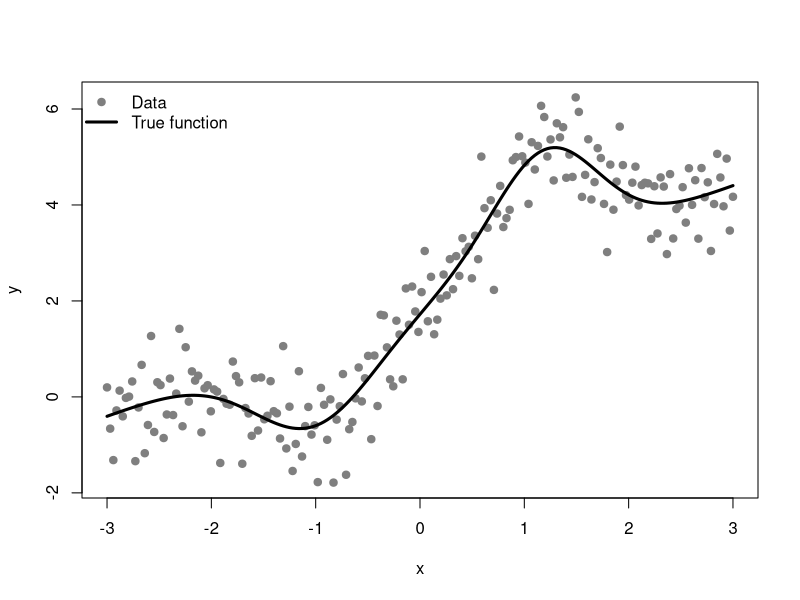
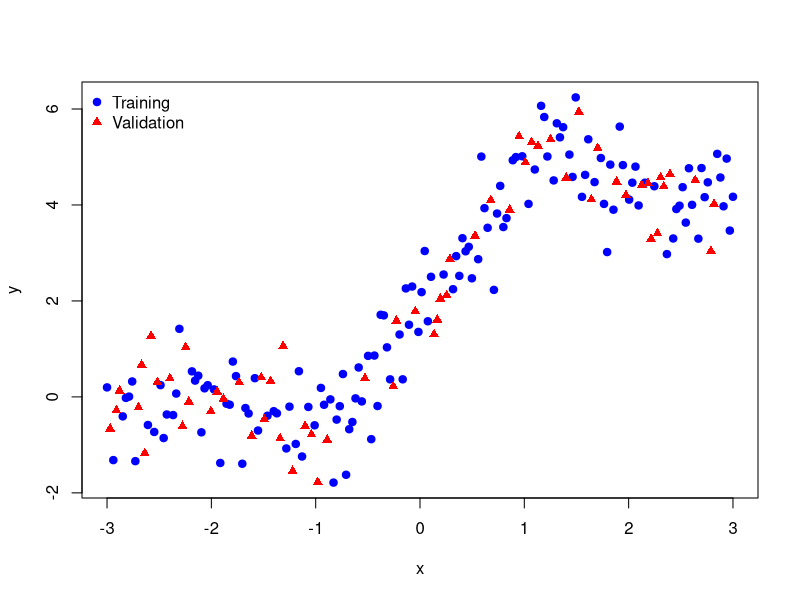
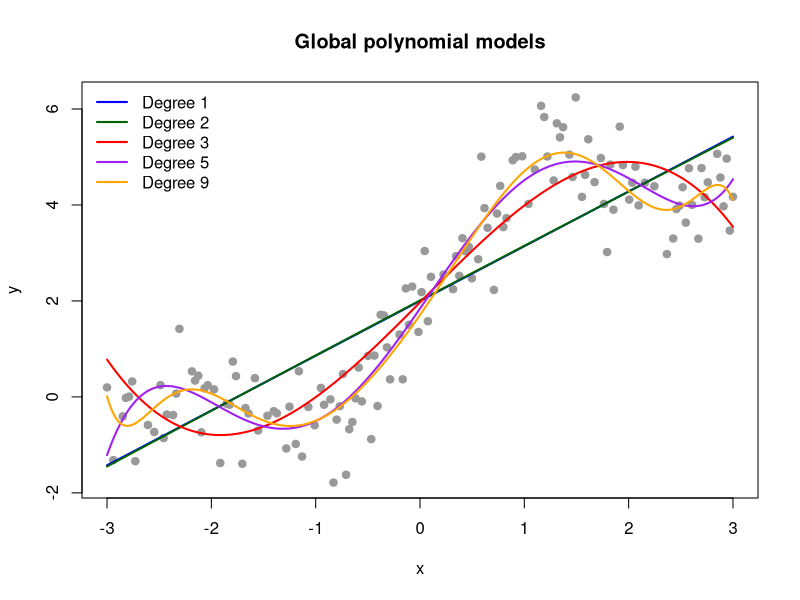
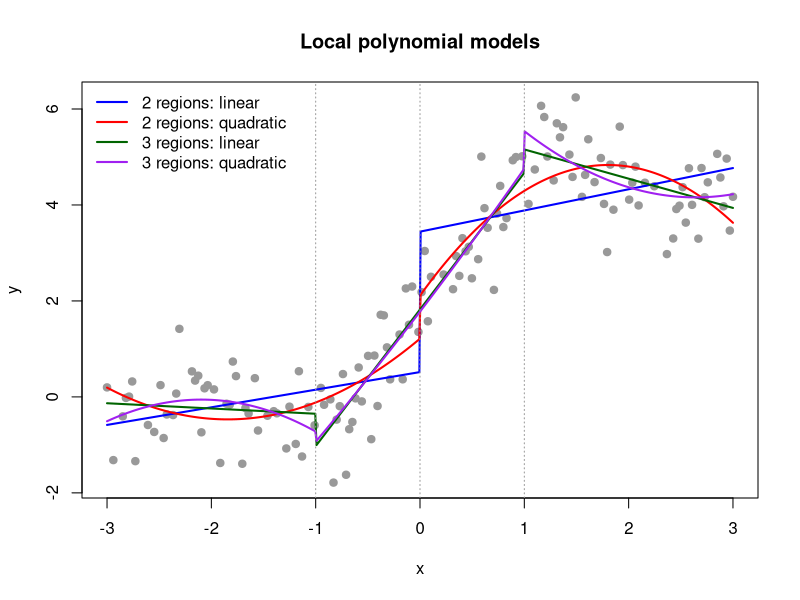
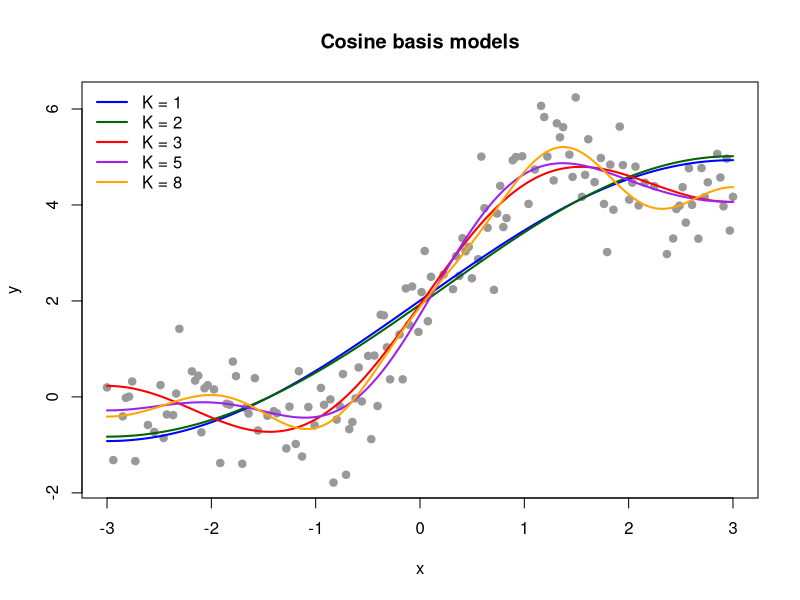
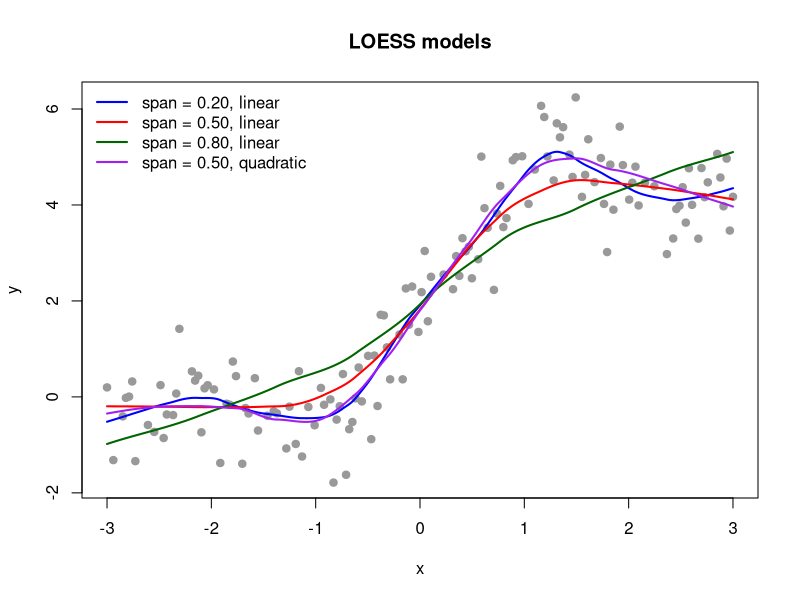
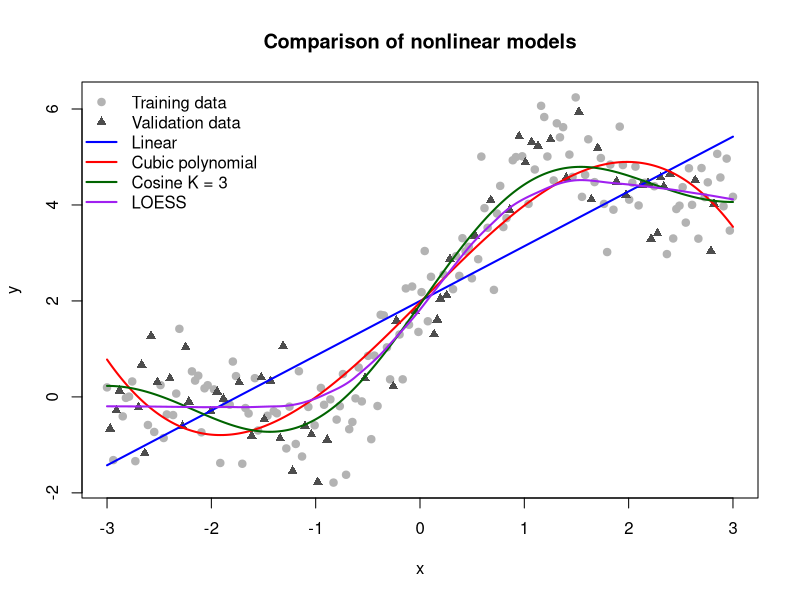
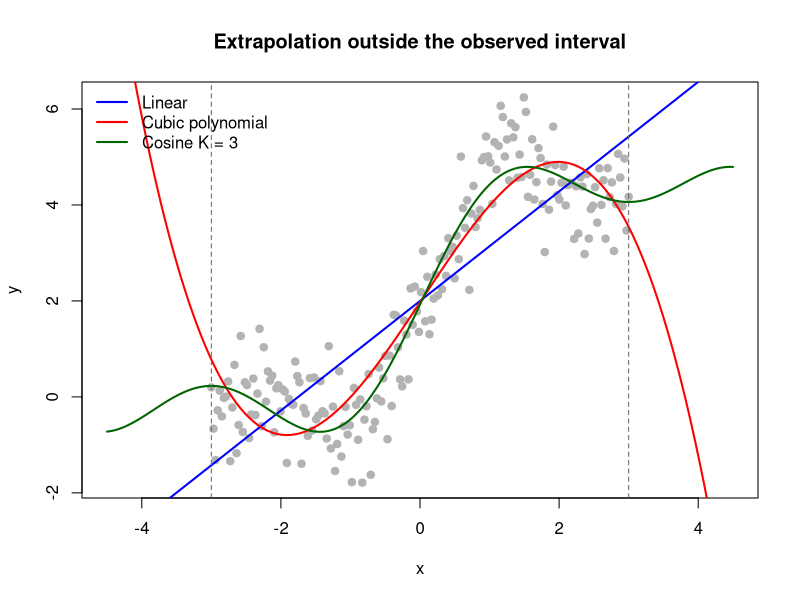

These charts were generated, in order, by the following R code:
# ============================================================
# Nonlinear regression models
# ============================================================

rm(list = ls())
set.seed(73252)


# ============================================================
# 1. Simulate nonlinear regression data
# ============================================================

n <- 200
x <- seq(-3, 3, length.out = n)

f_true <- 2 + 0.8 * x - 1.8 * exp(-1.5 * (x + 1)^2) +
  2.2 * exp(-2 * (x - 1.2)^2)

y <- f_true + rnorm(n, mean = 0, sd = 0.6)
data <- data.frame(x = x, y = y, f_true = f_true)

plot(y ~ x, data = data, pch = 19, col = "grey50", xlab = "x", ylab = "y")
lines(data$x, data$f_true, col = "black", lwd = 3)
legend("topleft", legend = c("Data", "True function"),
       col = c("grey50", "black"), pch = c(19, NA), lty = c(NA, 1),
       lwd = c(NA, 3), bty = "n")


# ============================================================
# 2. Split data into training and validation sets
# ============================================================

split_prop <- c(train = 0.70, validation = 0.30)
n_train <- floor(n * split_prop["train"])

index <- sample(seq_len(n))
train_index <- index[1:n_train]
val_index <- index[(n_train + 1):n]

train_data <- data[train_index, ]
val_data <- data[val_index, ]

plot(y ~ x, data = train_data, pch = 19, col = "blue",
     xlab = "x", ylab = "y", xlim = range(data$x), ylim = range(data$y))
points(y ~ x, data = val_data, pch = 17, col = "red")
legend("topleft", legend = c("Training", "Validation"),
       col = c("blue", "red"), pch = c(19, 17), bty = "n")

mse <- function(observed, predicted) mean((observed - predicted)^2)


# ============================================================
# 3. Global polynomial models
# ============================================================

polynomial_1 <- lm(y ~ x, data = train_data)
polynomial_2 <- lm(y ~ x + I(x^2), data = train_data)
polynomial_3 <- lm(y ~ x + I(x^2) + I(x^3), data = train_data)
polynomial_5 <- lm(y ~ x + I(x^2) + I(x^3) + I(x^4) + I(x^5),
                   data = train_data)
polynomial_9 <- lm(y ~ poly(x, degree = 9, raw = TRUE), data = train_data)

polynomial_models <- list(
  "Degree 1" = polynomial_1,
  "Degree 2" = polynomial_2,
  "Degree 3" = polynomial_3,
  "Degree 5" = polynomial_5,
  "Degree 9" = polynomial_9
)

polynomial_mse <- sapply(polynomial_models, function(model) {
  mse(val_data$y, predict(model, newdata = val_data))
})

round(polynomial_mse, 3)

x_grid <- seq(min(data$x), max(data$x), length.out = 500)
grid_data <- data.frame(x = x_grid)
polynomial_colors <- c("blue", "darkgreen", "red", "purple", "orange")

plot(y ~ x, data = train_data, pch = 19, col = "grey60",
     xlab = "x", ylab = "y", main = "Global polynomial models")

for (i in seq_along(polynomial_models)) {
  lines(x_grid, predict(polynomial_models[[i]], newdata = grid_data),
        col = polynomial_colors[i], lwd = 2)
}

legend("topleft", legend = names(polynomial_models),
       col = polynomial_colors, lty = 1, lwd = 2, bty = "n")


# ============================================================
# 4. Local polynomials using region indicators
# ============================================================

# Two regions separated at x = 0
train_data$region2 <- as.integer(train_data$x > 0)
val_data$region2 <- as.integer(val_data$x > 0)
grid_data$region2 <- as.integer(grid_data$x > 0)

region_linear <- lm(y ~ x + region2 + x:region2, data = train_data)

region_quadratic <- lm(
  y ~ x + I(x^2) + region2 + x:region2 + I(x^2):region2,
  data = train_data
)

# Three regions separated at x = -1 and x = 1
train_data$region3 <- cut(train_data$x, breaks = c(-Inf, -1, 1, Inf))
val_data$region3 <- cut(val_data$x, breaks = c(-Inf, -1, 1, Inf))
grid_data$region3 <- cut(grid_data$x, breaks = c(-Inf, -1, 1, Inf))

region_three_linear <- lm(y ~ x * region3, data = train_data)
region_three_quadratic <- lm(y ~ (x + I(x^2)) * region3, data = train_data)

region_models <- list(
  "2 regions: linear" = region_linear,
  "2 regions: quadratic" = region_quadratic,
  "3 regions: linear" = region_three_linear,
  "3 regions: quadratic" = region_three_quadratic
)

region_mse <- sapply(region_models, function(model) {
  mse(val_data$y, predict(model, newdata = val_data))
})

round(region_mse, 3)

region_colors <- c("blue", "red", "darkgreen", "purple")

plot(y ~ x, data = train_data, pch = 19, col = "grey60",
     xlab = "x", ylab = "y", main = "Local polynomial models")

for (i in seq_along(region_models)) {
  lines(x_grid, predict(region_models[[i]], newdata = grid_data),
        col = region_colors[i], lwd = 2)
}

abline(v = c(-1, 0, 1), lty = 3, col = "grey60")
legend("topleft", legend = names(region_models),
       col = region_colors, lty = 1, lwd = 2, bty = "n")


# ============================================================
# 5. Cosine basis models
# ============================================================

x_min <- min(data$x)
x_max <- max(data$x)
L <- x_max - x_min

cosine_basis <- function(x, k) cos(pi * k * (x - x_min) / L)

for (k in 1:8) {
  train_data[[paste0("cos", k)]] <- cosine_basis(train_data$x, k)
  val_data[[paste0("cos", k)]] <- cosine_basis(val_data$x, k)
  grid_data[[paste0("cos", k)]] <- cosine_basis(grid_data$x, k)
}

cosine_1 <- lm(y ~ cos1, data = train_data)
cosine_2 <- lm(y ~ cos1 + cos2, data = train_data)
cosine_3 <- lm(y ~ cos1 + cos2 + cos3, data = train_data)
cosine_5 <- lm(y ~ cos1 + cos2 + cos3 + cos4 + cos5, data = train_data)
cosine_8 <- lm(y ~ cos1 + cos2 + cos3 + cos4 + cos5 + cos6 + cos7 + cos8,
               data = train_data)

cosine_models <- list(
  "K = 1" = cosine_1,
  "K = 2" = cosine_2,
  "K = 3" = cosine_3,
  "K = 5" = cosine_5,
  "K = 8" = cosine_8
)

cosine_mse <- sapply(cosine_models, function(model) {
  mse(val_data$y, predict(model, newdata = val_data))
})

round(cosine_mse, 3)

cosine_colors <- c("blue", "darkgreen", "red", "purple", "orange")

plot(y ~ x, data = train_data, pch = 19, col = "grey60",
     xlab = "x", ylab = "y", main = "Cosine basis models")

for (i in seq_along(cosine_models)) {
  lines(x_grid, predict(cosine_models[[i]], newdata = grid_data),
        col = cosine_colors[i], lwd = 2)
}

legend("topleft", legend = names(cosine_models),
       col = cosine_colors, lty = 1, lwd = 2, bty = "n")


# ============================================================
# 6. LOESS models
# ============================================================

loess_020 <- loess(y ~ x, data = train_data, span = 0.20, degree = 1)
loess_050 <- loess(y ~ x, data = train_data, span = 0.50, degree = 1)
loess_080 <- loess(y ~ x, data = train_data, span = 0.80, degree = 1)
loess_quad <- loess(y ~ x, data = train_data, span = 0.50, degree = 2)

loess_models <- list(
  "span = 0.20, linear" = loess_020,
  "span = 0.50, linear" = loess_050,
  "span = 0.80, linear" = loess_080,
  "span = 0.50, quadratic" = loess_quad
)

loess_mse <- sapply(loess_models, function(model) {
  mse(val_data$y, predict(model, newdata = val_data))
})

round(loess_mse, 3)

loess_colors <- c("blue", "red", "darkgreen", "purple")

plot(y ~ x, data = train_data, pch = 19, col = "grey60",
     xlab = "x", ylab = "y", main = "LOESS models")

for (i in seq_along(loess_models)) {
  lines(x_grid, predict(loess_models[[i]], newdata = grid_data),
        col = loess_colors[i], lwd = 2)
}

legend("topleft", legend = names(loess_models),
       col = loess_colors, lty = 1, lwd = 2, bty = "n")


# ============================================================
# 7. Compare validation errors
# ============================================================

validation_results <- data.frame(
  model = c(
    paste("Polynomial", names(polynomial_mse)),
    paste("Region", names(region_mse)),
    paste("Cosine", names(cosine_mse)),
    paste("LOESS", names(loess_mse))
  ),
  validation_mse = c(
    polynomial_mse,
    region_mse,
    cosine_mse,
    loess_mse
  )
)

validation_results <- validation_results[
  order(validation_results$validation_mse),
]

validation_results$validation_mse <- round(validation_results$validation_mse, 3)
validation_results



# ============================================================
# 8. Compare selected models in one plot
# ============================================================

selected_models <- list(
  "Linear" = polynomial_1,
  "Cubic polynomial" = polynomial_3,
  "Cosine K = 3" = cosine_3,
  "LOESS" = loess_050
)

selected_colors <- c("blue", "red", "darkgreen", "purple")

plot(y ~ x, data = train_data, pch = 19, col = "grey70",
     xlab = "x", ylab = "y", main = "Comparison of nonlinear models")

points(y ~ x, data = val_data, pch = 17, col = "grey30")
lines(x_grid, predict(polynomial_1, newdata = grid_data),
      col = selected_colors[1], lwd = 2)
lines(x_grid, predict(polynomial_3, newdata = grid_data),
      col = selected_colors[2], lwd = 2)
lines(x_grid, predict(cosine_3, newdata = grid_data),
      col = selected_colors[3], lwd = 2)
lines(x_grid, predict(loess_050, newdata = grid_data),
      col = selected_colors[4], lwd = 2)

legend("topleft",
       legend = c("Training data", "Validation data", names(selected_models)),
       col = c("grey70", "grey30", selected_colors),
       pch = c(19, 17, rep(NA, 4)), lty = c(NA, NA, rep(1, 4)),
       lwd = c(NA, NA, rep(2, 4)), bty = "n")


# ============================================================
# 9. Extrapolation outside the observed x interval
# ============================================================

x_extra <- seq(-4.5, 4.5, length.out = 700)
extra_data <- data.frame(x = x_extra)

for (k in 1:3) {
  extra_data[[paste0("cos", k)]] <- cosine_basis(extra_data$x, k)
}

plot(y ~ x, data = data, pch = 19, col = "grey70",
     xlim = range(x_extra), xlab = "x", ylab = "y",
     main = "Extrapolation outside the observed interval")

lines(x_extra, predict(polynomial_1, newdata = extra_data),
      col = "blue", lwd = 2)
lines(x_extra, predict(polynomial_3, newdata = extra_data),
      col = "red", lwd = 2)
lines(x_extra, predict(cosine_3, newdata = extra_data),
      col = "darkgreen", lwd = 2)

abline(v = c(x_min, x_max), lty = 2, col = "grey40")

legend("topleft",
       legend = c("Linear", "Cubic polynomial", "Cosine K = 3"),
       col = c("blue", "red", "darkgreen"), lty = 1, lwd = 2, bty = "n")
